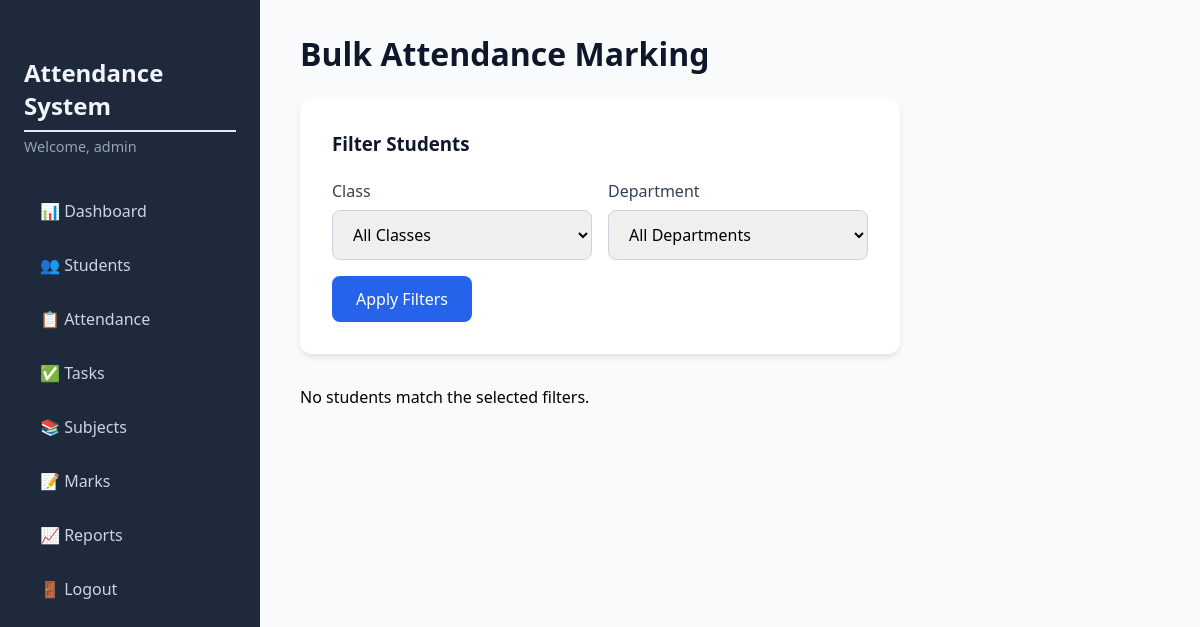
Page /attendance/bulk (signed in) on the earlier database version.
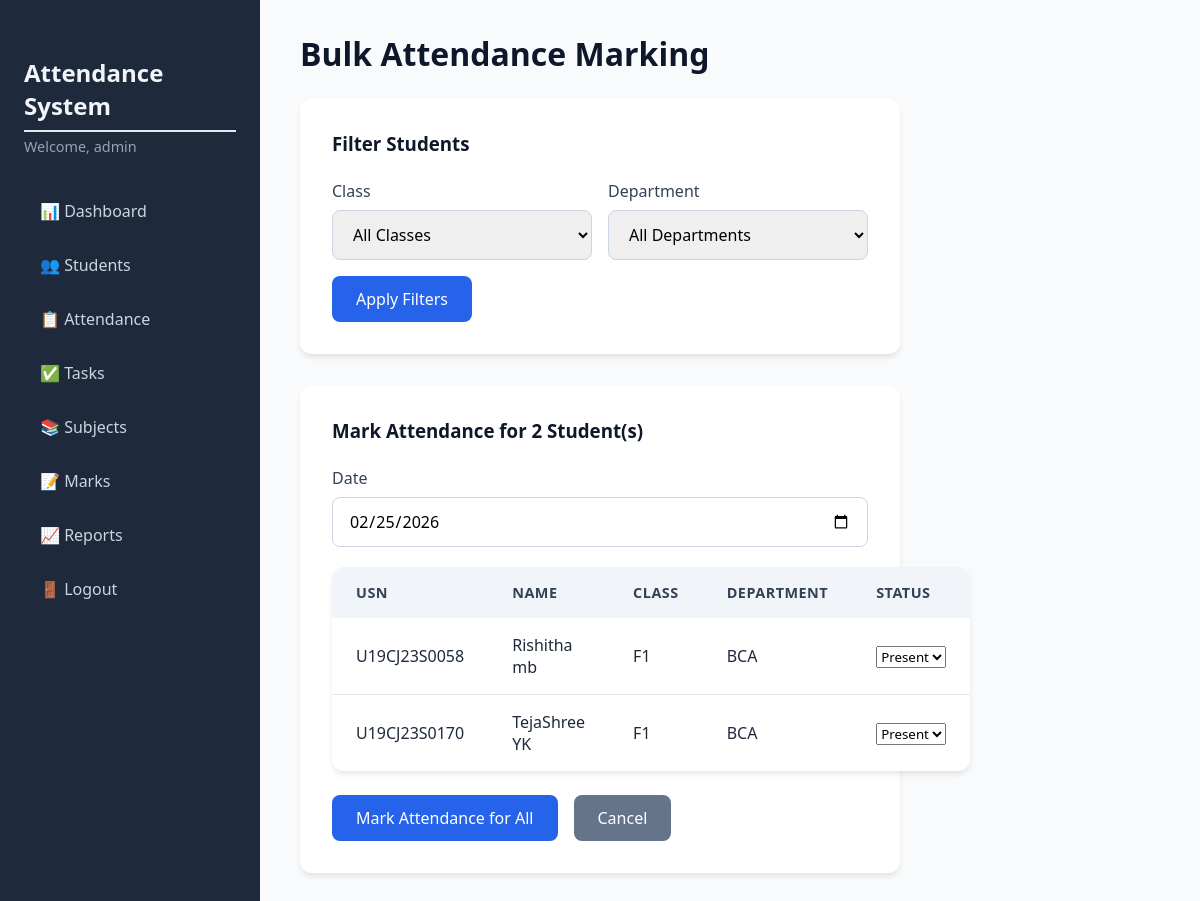
Same page on the later database version.
### tables this page shows
CREATE TABLE students (
                id INTEGER PRIMARY KEY AUTOINCREMENT,
                usn TEXT UNIQUE NOT NULL,
                name TEXT NOT NULL,
                email TEXT UNIQUE NOT NULL,
                phone TEXT,
                class TEXT NOT NULL,
                department TEXT NOT NULL,
                parent_name TEXT,
                parent_phone TEXT,
                parent_email TEXT
            );

### app.py (the view, shortened to what this page needs)
@app.route('/attendance/bulk', methods=['GET', 'POST'])
@login_required
def bulk_attendance():
    db = get_db()
    classes, departments = get_class_department_options()
    class_filter = request.args.get('class_filter', 'All')
    dept_filter = request.args.get('dept_filter', 'All')
    query = "SELECT id, usn, name, class, department FROM students"
    params = []
    conditions = []
    if class_filter and class_filter != 'All':
        conditions.append("class = ?")
        params.append(class_filter)
    if dept_filter and dept_filter != 'All':
        conditions.append("department = ?")
        params.append(dept_filter)
    if conditions:
        query += " WHERE " + " AND ".join(conditions)
    query += " ORDER BY class, department, name"
    students = db.execute(query, params).fetchall()
    return render_template('bulk_attendance.html',
                           students=students,
                           classes=classes,
                           departments=departments,
                           selected_class=class_filter,
                           selected_dept=dept_filter,
                           today=datetime.today().strftime('%Y-%m-%d'))

### app.py (called while the page is built)
def get_db():
    db = getattr(g, '_database', None)
    if db is None:
        db = g._database = sqlite3.connect(DATABASE)
        db.row_factory = sqlite3.Row
    return db

@app.teardown_appcontext
def close_connection(exception):
    db = getattr(g, '_database', None)
    if db is not None:
        db.close()

def login_required(f):
    @wraps(f)
    def decorated_function(*args, **kwargs):
        if 'admin_id' not in session:
            flash('Please log in to access this page.', 'warning')
            return redirect(url_for('login'))
        return f(*args, **kwargs)
    return decorated_function

def get_class_department_options():
    db = get_db()
    classes = db.execute("SELECT DISTINCT class FROM students ORDER BY class").fetchall()
    departments = db.execute("SELECT DISTINCT department FROM students ORDER BY department").fetchall()
    return [c['class'] for c in classes], [d['department'] for d in departments]

### templates/bulk_attendance.html (shortened to what this page needs)
{% extends "base.html" %}
{% block content %}
<h1>Bulk Attendance Marking</h1>
<div class="form-card">
    <h3>Filter Students</h3>
    <form method="GET" action="{{ url_for('bulk_attendance') }}">
        <div class="form-row">
            <div class="form-group half">
                <label for="class_filter">Class</label>
                <select id="class_filter" name="class_filter">
                    <option value="All">All Classes</option>
                </select>
            </div>
            <div class="form-group half">
                <label for="dept_filter">Department</label>
                <select id="dept_filter" name="dept_filter">
                    <option value="All">All Departments</option>
                </select>
            </div>
        </div>
        <button type="submit" class="btn btn-primary">Apply Filters</button>
    </form>
</div>
{% if students %}
<div class="form-card">
    <h3>Mark Attendance for {{ students|length }} Student(s)</h3>
    <form method="POST" action="{{ url_for('bulk_attendance') }}">
        <div class="form-group">
            <label for="date">Date</label>
            <input type="date" id="date" name="date" value="{{ today }}" required>
        </div>
        <div class="table-responsive">
            <table class="table">
                <thead>
                    <tr>
                        <th>USN</th>
                        <th>Name</th>
                        <th>Class</th>
                        <th>Department</th>
                        <th>Status</th>
                    </tr>
                </thead>
                <tbody>
                    {% for student in students %}
                    <tr>
                        <td>{{ student.usn }}</td>
                        <td>{{ student.name }}</td>
                        <td>{{ student.class }}</td>
                        <td>{{ student.department }}</td>
                        <td>
                            <select name="status_{{ student.id }}" class="status-select">
                                <option value="Present" selected>Present</option>
                            </select>
                        </td>
                    </tr>
                    {% endfor %}
                </tbody>
            </table>
        </div>
        <div class="form-actions">
            <button type="submit" class="btn btn-primary">Mark Attendance for All</button>
            <a href="{{ url_for('attendance') }}" class="btn btn-secondary">Cancel</a>
        </div>
    </form>
</div>
{% else %}
<p>No students match the selected filters.</p>
{% endif %}
{% endblock %}

Differences in the rows shown:
added students: usn "U19CJ23S0058", name "Rishitha mb", class "F1", department "BCA", id "Present"
added students: usn "U19CJ23S0170", name "TejaShree YK", class "F1", department "BCA", id "Present"
Other differences:
{{ students|length }}: (not shown) → "2"
form field date: (not shown) → "02/25/2026"
text no longer shown: "No students match the selected filters."
text now shown: "Mark Attendance for Student(s) Date USN NAME CLASS DEPARTMENT STATUS Mark Attendance for All Cancel"
